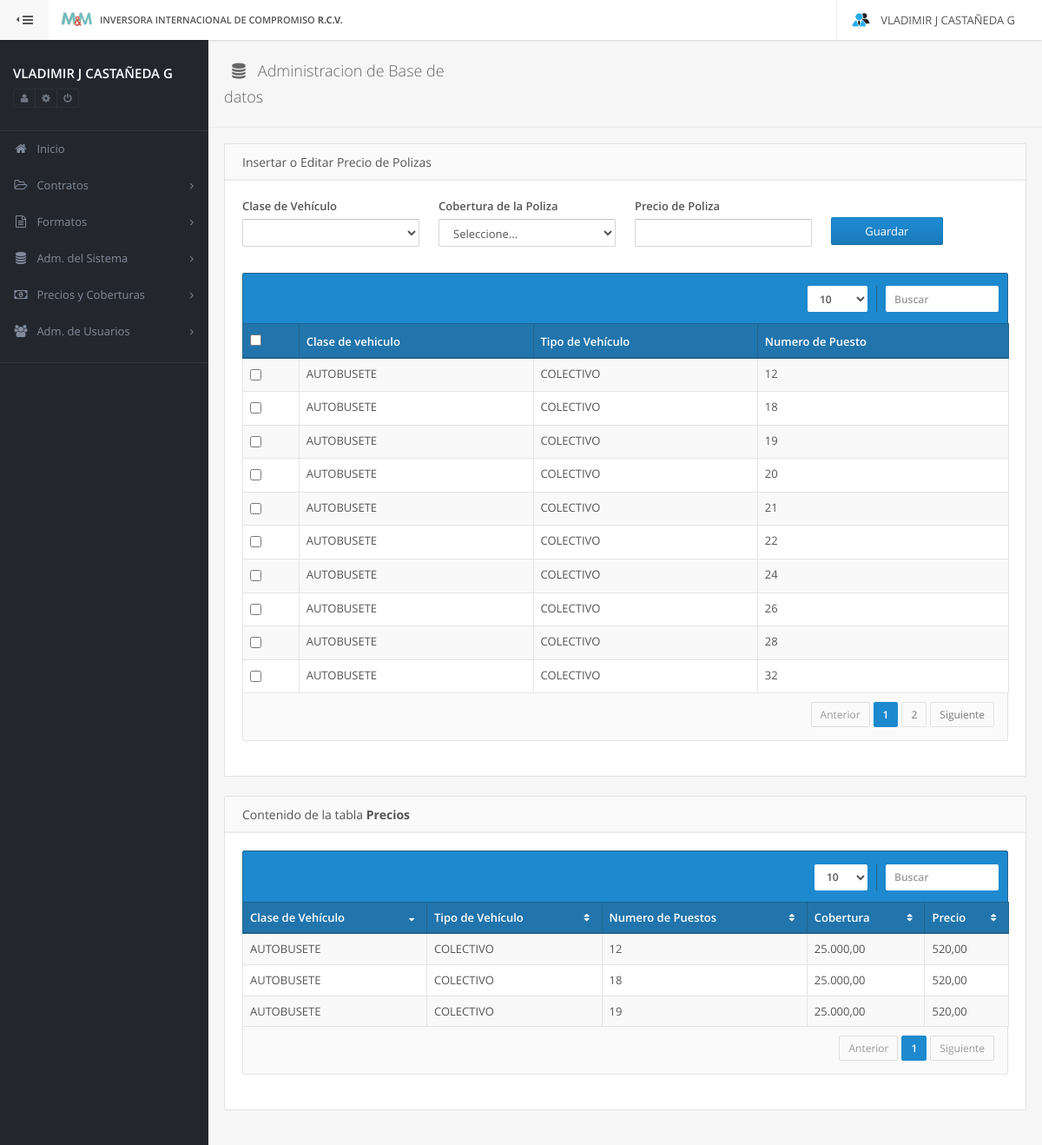
/config/asignarPrecio (signed in), run on the app's committed database.
### tables this page shows
CREATE TABLE IF NOT EXISTS `numPuesto` (
  `id` INT NOT NULL AUTO_INCREMENT,
  `numPuesto` VARCHAR(20) NOT NULL,
  `tipoVehiculo_id` INT NOT NULL,
  PRIMARY KEY (`id`),
  INDEX `fk_numPuesto_tipoVehiculo1_idx` (`tipoVehiculo_id` ASC),
  CONSTRAINT `fk_numPuesto_tipoVehiculo1`
    FOREIGN KEY (`tipoVehiculo_id`)
    REFERENCES `tipoVehiculo` (`id`)
    ON DELETE NO ACTION
    ON UPDATE NO ACTION);

CREATE TABLE IF NOT EXISTS `claseVehiculo` (
  `id` INT NOT NULL AUTO_INCREMENT,
  `claseVehiculo` VARCHAR(80) NOT NULL,
  PRIMARY KEY (`id`));

CREATE TABLE IF NOT EXISTS `tipoVehiculo` (
  `id` INT NOT NULL AUTO_INCREMENT,
  `tipoVehiculo` VARCHAR(60) NOT NULL,
  `claseVehiculo_id` INT NOT NULL,
  PRIMARY KEY (`id`),
  INDEX `fk_tipoVehiculo_claseVehiculo_idx` (`claseVehiculo_id` ASC),
  CONSTRAINT `fk_tipoVehiculo_claseVehiculo`
    FOREIGN KEY (`claseVehiculo_id`)
    REFERENCES `claseVehiculo` (`id`)
    ON DELETE NO ACTION
    ON UPDATE NO ACTION);

CREATE TABLE IF NOT EXISTS `precio` (
  `id` INT NOT NULL AUTO_INCREMENT,
  `precio` INT NOT NULL,
  `numPuesto_id` INT NOT NULL,
  `cobertura_id` INT NOT NULL,
  PRIMARY KEY (`id`),
  INDEX `fk_precio_numPuesto1_idx` (`numPuesto_id` ASC),
  INDEX `fk_precio_cobertura1_idx` (`cobertura_id` ASC),
  CONSTRAINT `fk_precio_numPuesto1`
    FOREIGN KEY (`numPuesto_id`)
    REFERENCES `numPuesto` (`id`)
    ON DELETE NO ACTION
    ON UPDATE NO ACTION,
  CONSTRAINT `fk_precio_cobertura1`
    FOREIGN KEY (`cobertura_id`)
    REFERENCES `cobertura` (`id`)
    ON DELETE NO ACTION
    ON UPDATE NO ACTION);

CREATE TABLE IF NOT EXISTS `cobertura` (
  `id` INT NOT NULL AUTO_INCREMENT,
  `cobertura` DECIMAL(9,2) NOT NULL,
  `claseVehiculo_id` INT NOT NULL,
  `statusCobert_id` INT NOT NULL,
  PRIMARY KEY (`id`),
  INDEX `fk_cobertura_claseVehiculo1_idx` (`claseVehiculo_id` ASC),
  INDEX `fk_cobertura_statusCobert1_idx` (`statusCobert_id` ASC),
  CONSTRAINT `fk_cobertura_claseVehiculo1`
    FOREIGN KEY (`claseVehiculo_id`)
    REFERENCES `claseVehiculo` (`id`)
    ON DELETE NO ACTION
    ON UPDATE NO ACTION,
  CONSTRAINT `fk_cobertura_statusCobert1`
    FOREIGN KEY (`statusCobert_id`)
    REFERENCES `statusCobert` (`id`)
    ON DELETE NO ACTION
    ON UPDATE NO ACTION);

### index.php (called while the page is built, shortened)
<?php
	try {
		require_once APP_PATH . 'Model.php';
		require_once APP_PATH . 'DataBase.php';
		Site::run(new Request);
	} catch (Exception $e) {
		echo $e->getMessage();
	}
?>

### protected/app/Model.php (called while the page is built, shortened)
<?php
	class Model{
		public function __construct() {
			$this->_db = new DataBase();
		}
	}
?>

### protected/app/DataBase.php (called while the page is built, shortened)
<?php
	class DataBase extends PDO {
		public function __construct() {
			$options = array(
							PDO::ATTR_PERSISTENT => TRUE,
							PDO::ATTR_ERRMODE 	 => PDO::ERRMODE_EXCEPTION,
    						PDO::MYSQL_ATTR_INIT_COMMAND => "SET NAMES utf8"
					  );
		}
	}
?>

### protected/models/configModel.php (called while the page is built, shortened)
<?php
	class configModel extends Model {
		public function getReferenceData( $type ) {
			if (array_key_exists($type, $cases)) {
				$query = $cases[$type];
			}else {
				throw new Exception('Tipo de Solicitud no existente (configModel-getReferenceData)');
				exit();
			}
			$this->_query = 'SELECT '.$query;
			$data = $this->_db->query($this->_query);
			try {
				$this->_db->beginTransaction();
					$result = $data->fetchAll(PDO::FETCH_ASSOC);
				$this->_db->commit();
			}
			catch (Exception $e) {
				$this->_db->rollBack();
				echo "Error :: ".$e->getMessage();
				exit();
			}
			return $result;
		}
	}
?>

### protected/views/config/asignarPrecio.phtml (the view, shortened to what this page needs)
<div class="row">
	<div class="col-md-12">
		<form id="config_precio" action="<?php echo BASE_URL.'config/asignarPrecio'; ?>" method="post" class="form-horizontal">
			<div class="panel">
				<div class="panel-heading">
					<span class="panel-title"><?php echo utf8_encode('Insertar o Editar Precio de Polizas')?></span>
				</div>
				<div class="panel-body">
					<div class="row">
						<div class="col-sm-3">
							<div class="form-group no-margin-hr">
								<label><?php echo utf8_encode('Clase de Vehículo'); ?></label>
								<select
									class="form-control"
									id="claseVehiculo"
									name="claseVehiculo"
									table="claseVehiculo"
								></select>
							</div>
						</div>
						<div class="col-sm-3">
							<div class="form-group no-margin-hr">
								<label><?php echo utf8_encode('Cobertura de la Poliza'); ?></label>
								<select
									class="form-control"
									id="cobertura_id"
									name="cobertura_id"
									table="cobertura"
								></select>
							</div>
						</div>
						<div class="col-sm-3">
							<div class="form-group no-margin-hr">
								<label><?php echo utf8_encode('Precio de Poliza'); ?></label>
								<input
									type="text"
									class="form-control data"
									id="precio"
									name="precio"
								>
							</div>
						</div>
						<div class="col-sm-2">
							<div class="form-group no-margin-hr" style="padding-top: 22px;">
								<button type="submit" class="form-control btn btn-primary">Guardar</button>
							</div>
						</div>
					</div>
					<div class="table-primary">
						<?php if (isset($this->np)):?>
						<table cellpadding="0" cellspacing="0" border="0" class="table table-striped table-bordered" id="np">
							<thead>
								<tr>
									<th><input type="checkbox" id="all"></th>
									<th><?php echo utf8_encode('Clase de vehiculo')?></th>
									<th><?php echo utf8_encode('Tipo de Vehículo')?></th>
									<th><?php echo utf8_encode('Numero de Puesto')?></th>
								</tr>
							</thead>
							<tbody>
							<?php for ($i = 0; $i < count($this->np); $i++):?>
								<tr class="gradeA">
									<td><input type="checkbox" class="check" name="id[]" value="<?php echo $this->np[$i]['id']; ?>"></td>
									<td><?php echo $this->np[$i]['claseVehiculo']; ?></td>
									<td><?php echo $this->np[$i]['tipoVehiculo'] ; ?></td>
									<td><?php echo $this->np[$i]['numPuesto'] ; ?></td>
								</tr>
							<?php endfor;?>
							</tbody>
						</table>
						<?php else:?>
							<pre>No existen datos en esta Tabla</pre>
						<?php endif;?>
					</div>
				</form>
				</div>
			</div>
		<div class="panel">
			<div class="panel-heading">
				<span class="panel-title"><?php echo utf8_encode('Contenido de la tabla <strong>Precios</strong>')?></span>
			</div>
			<div class="panel-body">
				<div class="table-primary">
					<?php if (isset($this->data)):?>
					<table cellpadding="0" cellspacing="0" border="0" class="table table-striped table-bordered" id="tbTipoPers">
						<thead>
							<tr>
								<th><?php echo utf8_encode('Clase de Vehículo')?></th>
								<th><?php echo utf8_encode('Tipo de Vehículo')?></th>
								<th><?php echo utf8_encode('Numero de Puestos')?></th>
								<th><?php echo utf8_encode('Cobertura')?></th>
								<th><?php echo utf8_encode('Precio')?></th>
							</tr>
						</thead>
						<tbody>
						<?php for ($i = 0; $i < count($this->data); $i++):?>
							<tr class="gradeA">
								<td><?php echo $this->data[$i]['claseVehiculo']; ?></td>
								<td><?php echo $this->data[$i]['tipoVehiculo']; ?></td>
								<td><?php echo $this->data[$i]['numPuesto']; ?></td>
								<td><?php echo number_format( $this->data[$i]['cobertura'] ,2,",",".") ?></td>
								<td><?php echo number_format( $this->data[$i]['precio'] ,2,",",".") ?></td>
							</tr>
						<?php endfor;?>
						</tbody>
					</table>
					<?php else:?>
						<pre>No existen datos en esta Tabla</pre>
					<?php endif;?>
				</div>
			</div>
		</div>
	</div>
</div>

### data on the page
numpuesto: clasevehiculo.claseVehiculo "AUTOBUSETE", tipoVehiculo.tipoVehiculo "COLECTIVO", numPuesto "12"
numpuesto: clasevehiculo.claseVehiculo "AUTOBUSETE", tipoVehiculo.tipoVehiculo "COLECTIVO", numPuesto "18"
numpuesto: clasevehiculo.claseVehiculo "AUTOBUSETE", tipoVehiculo.tipoVehiculo "COLECTIVO", numPuesto "19"
numpuesto: clasevehiculo.claseVehiculo "AUTOBUSETE", tipoVehiculo.tipoVehiculo "COLECTIVO", numPuesto "20"
numpuesto: clasevehiculo.claseVehiculo "AUTOBUSETE", tipoVehiculo.tipoVehiculo "COLECTIVO", numPuesto "21"
numpuesto: clasevehiculo.claseVehiculo "AUTOBUSETE", tipoVehiculo.tipoVehiculo "COLECTIVO", numPuesto "22"
numpuesto: clasevehiculo.claseVehiculo "AUTOBUSETE", tipoVehiculo.tipoVehiculo "COLECTIVO", numPuesto "24"
numpuesto: clasevehiculo.claseVehiculo "AUTOBUSETE", tipoVehiculo.tipoVehiculo "COLECTIVO", numPuesto "26"
numpuesto: clasevehiculo.claseVehiculo "AUTOBUSETE", tipoVehiculo.tipoVehiculo "COLECTIVO", numPuesto "28"
numpuesto: clasevehiculo.claseVehiculo "AUTOBUSETE", tipoVehiculo.tipoVehiculo "COLECTIVO", numPuesto "32"
precio: clasevehiculo.claseVehiculo "AUTOBUSETE", tipovehiculo.tipoVehiculo "COLECTIVO", numPuesto.numPuesto "12", cobertura.cobertura "25.000,00", precio "520,00"
precio: clasevehiculo.claseVehiculo "AUTOBUSETE", tipovehiculo.tipoVehiculo "COLECTIVO", numPuesto.numPuesto "18", cobertura.cobertura "25.000,00", precio "520,00"
precio: clasevehiculo.claseVehiculo "AUTOBUSETE", tipovehiculo.tipoVehiculo "COLECTIVO", numPuesto.numPuesto "19", cobertura.cobertura "25.000,00", precio "520,00"

### other printed values
APP_NAME "INVERSORA INTERNACIONAL DE COMPROMISO R.C.V."
Session::get('name') "VLADIMIR J"
Session::get('last_name') "CASTAÑEDA G"
$_view_params['menu'][$i]['title'] "Inicio"
$_view_params['menu'][$i]['title'] "Contratos"
$_view_params['menu'][$i]['title'] "Formatos"
$_view_params['menu'][$i]['title'] "Adm. del Sistema"
$_view_params['menu'][$i]['title'] "Precios y Coberturas"
$_view_params['menu'][$i]['title'] "Adm. de Usuarios"
utf8_encode( $this->titleHead ) "Administracion de Base de datos"
utf8_encode('Insertar o Editar Precio de Polizas') "Insertar o Editar Precio de Polizas"
utf8_encode('Clase de Vehículo') "Clase de Vehículo"
utf8_encode('Cobertura de la Poliza') "Cobertura de la Poliza"
utf8_encode('Precio de Poliza') "Precio de Poliza"
utf8_encode('Clase de vehiculo') "Clase de vehiculo"
